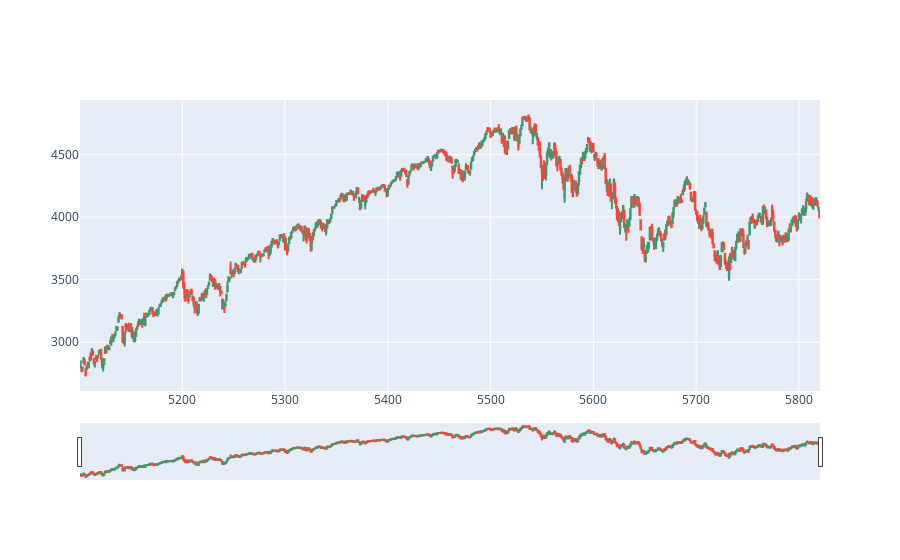

The cell this chart's notebook holds for it:
### Code cell
#Grafico de velas e 2 anios
candlestick = go.Candlestick(
                  x     = sp500_2y.index,
                  open  = sp500_2y.Open,
                  close = sp500_2y.Close,
                  low   = sp500_2y.Low,
                  high  = sp500_2y.High,
              )
fig = go.Figure(candlestick)
fig.show()

### Figure 1 — Plotly figure (JSON) as saved in the notebook; plotly's stock layout.template omitted (floating-point values rounded to 4 significant figures; data arrays with more than 128 entries replaced by an {"elided": "..."} marker saying what was removed)
{"data": [{"close": {"elided": "720 float values"}, "high": {"elided": "720 float values"}, "low": {"elided": "720 float values"}, "open": {"elided": "720 float values"}, "type": "candlestick", "x": {"elided": "720 int values"}}], "layout": {}}
